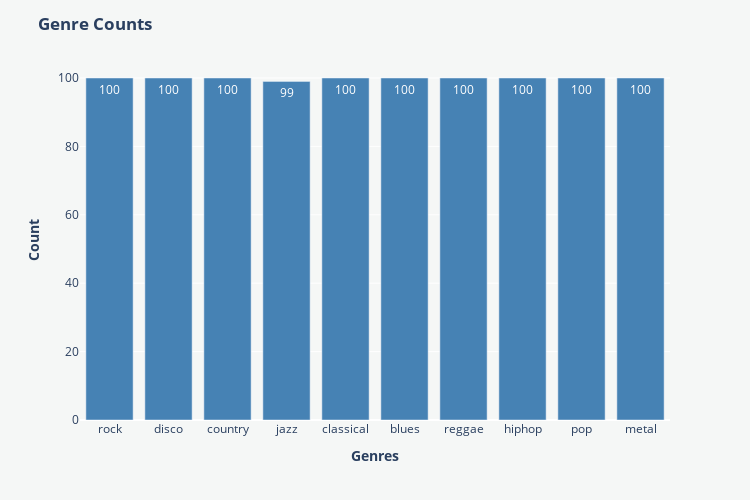

Source (notebook cell):
### Code cell
paper_color = '#f5f7f6'
bg_color = '#f5f7f6'
colormap = 'cividis'
labels = {} # Initializing empty list

# Defining a function to count labels
def count_genres(df):
    for sample in df:
        genre_label = id2label_function(sample['genre'])

        if genre_label in labels:
            labels[genre_label] += 1

        else:
            labels[genre_label] = 1

# Counting labels in both sets
count_genres(df['train'])
count_genres(df['validation'])
count_genres(df['test'])

# Obtaining genres and count values
genres = list(labels.keys())
counts = list(labels.values())

# Plotting bar plot
fig = px.bar(x = genres, y = counts, text = counts)
fig.update_traces(marker=dict(color="#4682B4"))
fig.update_layout(title = '<b>Genre Counts</b>', showlegend = True, height = 500, width = 750,
                 plot_bgcolor=bg_color,paper_bgcolor=paper_color)
fig.update_yaxes(title_text = '<b>Count</b>')
fig.update_xaxes(title = '<b>Genres</b>')

fig.show()

### Figure 1 — Plotly figure (JSON) as saved in the notebook; plotly's stock layout.template omitted (floating-point values rounded to 4 significant figures)
{"data": [{"alignmentgroup": "True", "hovertemplate": "x=%{x}<br>y=%{y}<br>text=%{text}<extra></extra>", "legendgroup": "", "marker": {"color": "#4682B4", "pattern": {"shape": ""}}, "name": "", "offsetgroup": "", "orientation": "v", "showlegend": false, "text": [100, 100, 100, 99, 100, 100, 100, 100, 100, 100], "textposition": "auto", "type": "bar", "x": ["rock", "disco", "country", "jazz", "classical", "blues", "reggae", "hiphop", "pop", "metal"], "xaxis": "x", "y": [100, 100, 100, 99, 100, 100, 100, 100, 100, 100], "yaxis": "y"}], "layout": {"barmode": "relative", "height": 500, "legend": {"tracegroupgap": 0}, "margin": {"t": 60}, "paper_bgcolor": "#f5f7f6", "plot_bgcolor": "#f5f7f6", "showlegend": true, "title": {"text": "<b>Genre Counts</b>"}, "width": 750, "xaxis": {"anchor": "y", "domain": [0, 1], "title": {"text": "<b>Genres</b>"}}, "yaxis": {"anchor": "x", "domain": [0, 1], "title": {"text": "<b>Count</b>"}}}}
